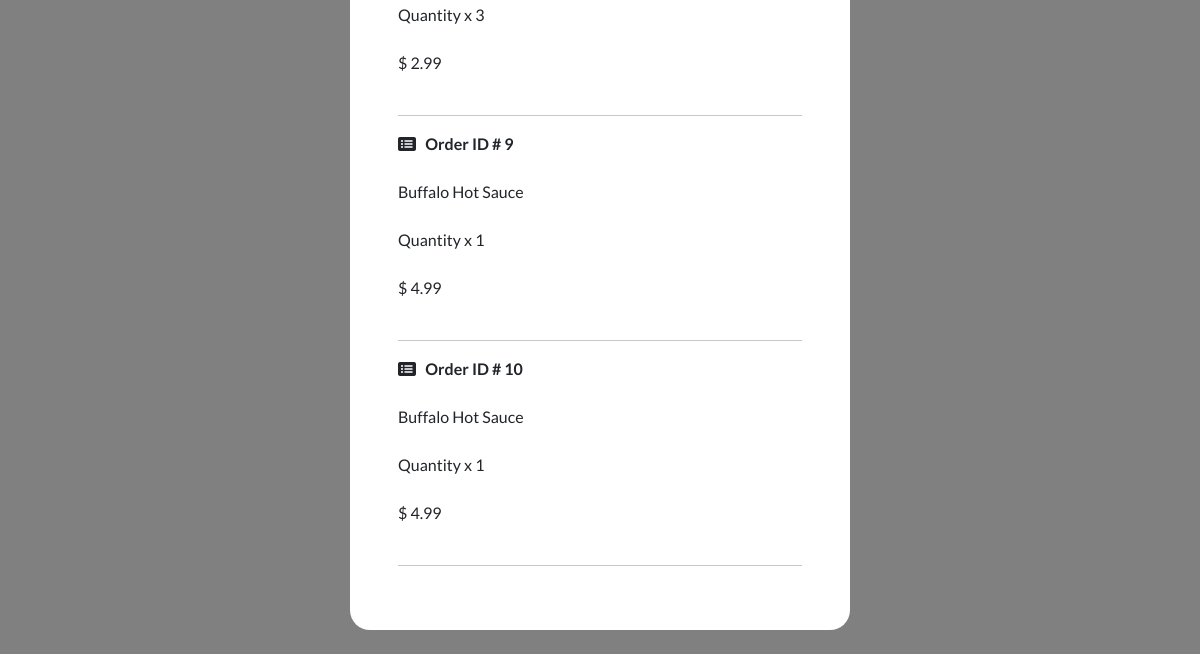
The app's page /account/track-orders (signed in, lower part), older data.
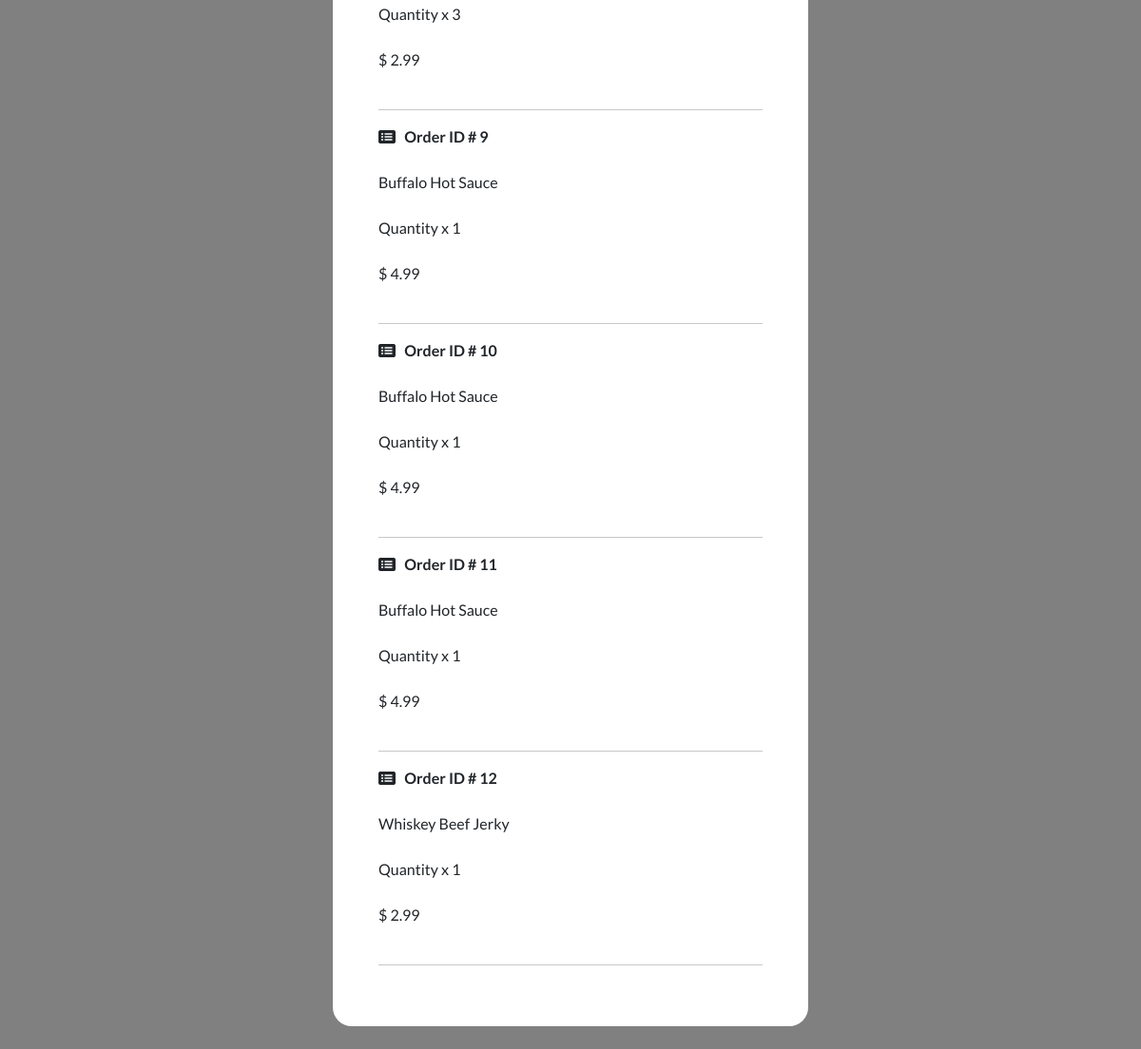
The same page, newer data.
### payment/models.py (models this page shows, shortened)
class OrderItem(models.Model):
    order = models.ForeignKey(Order, on_delete=models.CASCADE, null=True)
    product = models.ForeignKey(Product, on_delete=models.CASCADE, null=True)
    quantity = models.PositiveIntegerField(default=1)
    price = models.DecimalField(max_digits=8, decimal_places=2)
    user = models.ForeignKey(User, on_delete=models.CASCADE, null=True, blank=True)

### store/models.py (models this page shows, shortened)
class Product(models.Model):
    category = models.ForeignKey(Category, related_name='product', on_delete=models.CASCADE, null=True)
    name = models.CharField(max_length=255)
    description = models.TextField(blank=True) #for optional information
    slug = models.SlugField(max_length=255)
    price = models.FloatField()
    stock = models.IntegerField()
    image = models.ImageField(upload_to="images/", blank=True)
    class Meta:
        verbose_name_plural = "Products"  # defining the plural model name
    def __str__(self):
        return self.name

### account/views.py (the view)
# urls.py: path('track-orders', views.track_orders, name='track-orders'),
@login_required(login_url='my-login')
def track_orders(request):
    try:
        orders = OrderItem.objects.filter(user=request.user)
        context = {'orders': orders}
        return render(request, 'account/track-orders.html', context=context)
    except:
        return render(request, 'account/track-orders.html')
    return render(request, 'account/track-orders.html')

### cart/cart.py (called while the page is built)
    def __len__(self):
        return sum(item['qty'] for item in self.cart.values())

### cart/context_processors.py (called while the page is built)
def cart(request):
    return {'cart': Cart(request)}

### store/models.py (called while the page is built)
    def get_absolute_url(self):
        return reverse("list-category", args=[self.slug])

### store/views.py (called while the page is built)
def categories(request):
    main_categories = Category.objects.filter(parent__isnull=True).prefetch_related('subcategories')
    return {'main_categories': main_categories}

### account/templates/account/track-orders.html (shortened to what this page needs)
{% include "store/base.html" %}
{% load static %}
{% load crispy_forms_tags %}
{% block content %}
    <div class="container bg-white shadow-md p-5 form-layout ">
        {% for order in orders %}
            <strong> <i class="fa fa-list-alt" aria-hidden="true"></i> &nbsp;  Order ID # {{order.id}} </strong>
            <br> <br>
            {{order.product}}
            <br> <br>
            Quantity x {{order.quantity}}
            <br> <br>
            $ {{order.price}}
            <br> <br>
            <hr>
        {% endfor %}
    </div>
{% endblock %}

Row changes from the older to the newer data that the page shows:
added OrderItem: id "11", product "Buffalo Hot Sauce", quantity "1", price "4.99"
added OrderItem: id "12", product "Whiskey Beef Jerky", quantity "1", price "2.99"
